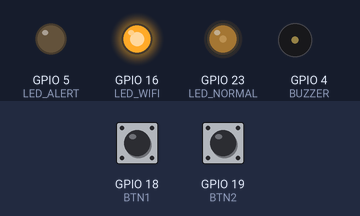
The sketch below on a simulated ESP32. On the bench: output pins drawn as LEDs (lit = HIGH), buzzer (waves = sounding, pin HIGH). Dashed ring = blinking. The test bench sets the inputs (shaded band); at power-on: GPIO 18 (BTN1) HIGH, GPIO 19 (BTN2) HIGH. WiFi joins after 1.5 s; servers stay silent unless stated; EEPROM starts erased; no MQTT or app messages arrive unless stated; what the sketch prints to the serial monitor is not drawn.

Above: at 2.7 s.
2.8 s: GPIO 18 (BTN1) pulled LOW for 0.15 s
At 4.0 s:
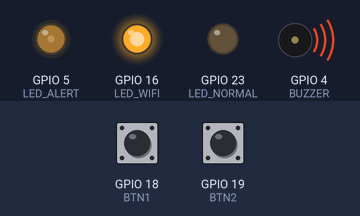
4.4 s: GPIO 19 (BTN2) pulled LOW for 0.15 s
At 5.3 s:
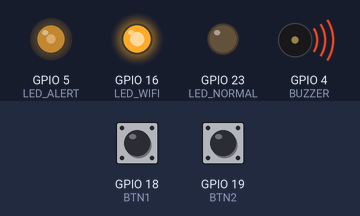
6.0 s: GPIO 18 (BTN1) pulled LOW for 1 s
At 6.07 s:
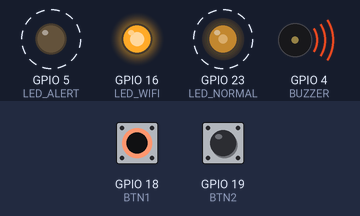
9.0 s: GPIO 19 (BTN2) pulled LOW for 1 s
12.0 s: GPIO 18 (BTN1) pulled LOW for 3.2 s
At 12.7 s:
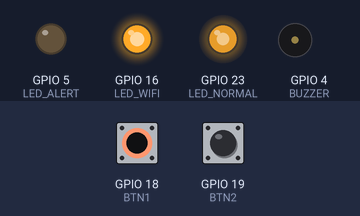
16.7 s: GPIO 18 (BTN1) pulled LOW for 0.15 s
At 17.1 s:
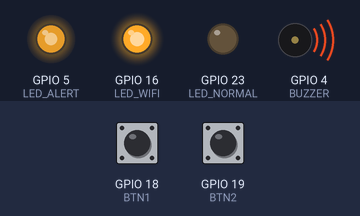
Timing chart, 0 to 19.3 s (numbered marks = the images above; inputs shaded):
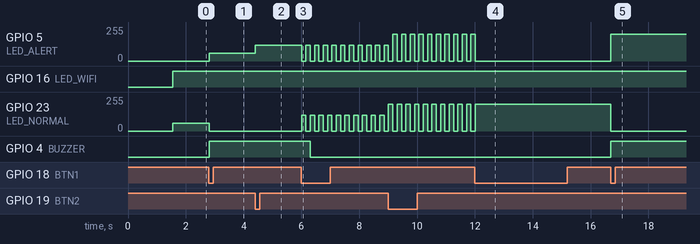

The sketch:

smart-alert.ino
```cpp
#include <WiFi.h>
#include <WiFiClientSecure.h>
#include <Preferences.h>
#include <ArduinoJson.h>
#include <PubSubClient.h>

// ===== WIFI =====
const char* ssid = "Munyenyo";
const char* password = "jangkrik";

// ===== MQTT =====
const char* mqtt_server =
  "2083e7657f56476fb8cd14cff9ad3653.s1.eu.hivemq.cloud";

const int mqtt_port = 8883;
const char* mqtt_user = "mqtt-perdi";
const char* mqtt_pass = "@Perdi123";

const char* topic_status = "esp32/alert/status";
const char* topic_control = "esp32/alert/control";

// ===== OBJECT =====
WiFiClientSecure espClient;
PubSubClient client(espClient);
Preferences prefs;

// ===== PIN =====
#define BTN1 18
#define BTN2 19

#define LED_NORMAL 23
#define LED_ALERT 5
#define LED_WIFI 16

#define BUZZER 4

unsigned long lastBtn1 = 0;
unsigned long lastBtn2 = 0;

const int debounceDelay = 250;

// ===== STATE =====
volatile bool btn1Pressed = false;
volatile bool btn2Pressed = false;

int mode = 0;
int level = 1;


String modeName[3] = {
  "NORMAL", "ALERT", "SEQUENCE"
};

// ===== ISR =====
void IRAM_ATTR isrBtn1() {
  btn1Pressed = true;
}
void IRAM_ATTR isrBtn2() {
  btn2Pressed = true;
}

// ===== WIFI =====
void connectWiFi() {
  Serial.print("Connecting WiFi");
  WiFi.begin(ssid, password);
  while (WiFi.status() != WL_CONNECTED) {
    Serial.print(".");
    delay(500);
  }
  Serial.println("\nConnected!");
  Serial.println(WiFi.localIP());
}

// ===== WIFI LED =====
void wifiIndicator() {

  static unsigned long last = 0;
  static bool state = false;

  if (WiFi.status() == WL_CONNECTED) {
    digitalWrite(LED_WIFI, HIGH);
    return;
  }

  if (millis() - last > 200) {
    last = millis();
    state = !state;
    digitalWrite(LED_WIFI, state);
  }
}

// ===== PREFERENCES =====
void loadPreferences() {
  prefs.begin("alertSys", true);
  mode = prefs.getInt("mode", 0);
  level = prefs.getInt("level", 1);
  prefs.end();

  if (mode > 2) mode = 0;
}

void savePreferences() {
  prefs.begin("alertSys", false);
  prefs.putInt("mode", mode);
  prefs.putInt("level", level);
  prefs.end();
}

// ===== BRIGHTNESS =====
int getBrightness() {
  switch (level) {
    case 1: return 60;
    case 2: return 120;
    case 3: return 200;
    case 4: return 255;
  }
  return 60;
}

// ===== JSON =====
void publishStatus() {

  if (!client.connected()) return;

  StaticJsonDocument<200> doc;
  doc["mode"] = modeName[mode];
  doc["level"] = level;
  doc["brightness"] = getBrightness();
  doc["ip"] = WiFi.localIP().toString();

  char buf[200];
  serializeJson(doc, buf);

  client.publish(topic_status, buf);
  Serial.println(buf);
}

// ===== CALLBACK =====
void callback(char* topic, byte* payload, unsigned int length) {

  String msg;
  for (int i = 0; i < length; i++)
    msg += (char)payload[i];

  StaticJsonDocument<200> doc;
  if (deserializeJson(doc, msg)) return;

  if (doc["mode"]) {
    String m = doc["mode"];
    if (m == "NORMAL") mode = 0;
    if (m == "ALERT") mode = 1;
    if (m == "SEQUENCE") mode = 2;
  }

  if (doc["level"]) {
    level = doc["level"];
    if (level < 1) level = 1;
    if (level > 4) level = 4;
  }

  savePreferences();
  publishStatus();
}

// ===== MQTT =====
void reconnectMQTT() {
  while (!client.connected()) {

    Serial.print("Connecting MQTT Hive...");
    if (client.connect(
          "ESP32Client",
          mqtt_user,
          mqtt_pass)) {
      client.subscribe(topic_control);
      Serial.println("Connected!");
      publishStatus();
    } else delay(2000);
  }
}

// ===== LED =====
void updateLED() {

  int bright = getBrightness();

  ledcWrite(LED_NORMAL,
            mode == 0 ? bright : 0);

  ledcWrite(LED_ALERT,
            mode == 1 ? bright : 0);
}

// ===== SEQUENCE =====
void sequenceLED() {

  int bright = getBrightness();

  ledcWrite(LED_NORMAL, bright);
  ledcWrite(LED_ALERT, 0);
  delay(150);

  ledcWrite(LED_NORMAL, 0);
  ledcWrite(LED_ALERT, bright);
  delay(150);
}

// ===== BUZZER =====
void updateBuzzer() {

  if (mode != 1) {
    digitalWrite(BUZZER, LOW);
    return;
  }

  digitalWrite(BUZZER, HIGH);
}

// ===== SETUP =====
void setup() {

  Serial.begin(115200);

  pinMode(LED_WIFI, OUTPUT);
  pinMode(BUZZER, OUTPUT);
  pinMode(BTN1, INPUT_PULLUP);
  pinMode(BTN2, INPUT_PULLUP);

  ledcAttach(LED_NORMAL, 5000, 8);
  ledcAttach(LED_ALERT, 5000, 8);

  attachInterrupt(BTN1, isrBtn1, FALLING);
  attachInterrupt(BTN2, isrBtn2, FALLING);

  loadPreferences();
  connectWiFi();

  espClient.setInsecure();
  client.setServer(mqtt_server, mqtt_port);
  client.setCallback(callback);
}

// ===== LOOP =====
void loop() {

  if (!client.connected())
    reconnectMQTT();

  client.loop();

  if (btn1Pressed) {

    if (millis() - lastBtn1 > debounceDelay) {

      mode++;
      if (mode > 2) mode = 0;

      savePreferences();
      publishStatus();

      lastBtn1 = millis();
    }

    btn1Pressed = false;
  }

  if (btn2Pressed) {

    if (millis() - lastBtn2 > debounceDelay) {

      level++;
      if (level > 4) level = 1;

      savePreferences();
      publishStatus();

      lastBtn2 = millis();
    }

    btn2Pressed = false;
  }

  if (mode == 2) sequenceLED();
  else updateLED();

  updateBuzzer();
  wifiIndicator();
}
```

Measured:
- after the input at 2.8 s, GPIO 5 (LED_ALERT): 0/255 → 60/255 at once; GPIO 23 (LED_NORMAL): 60/255 → 0/255 at once; GPIO 4 (BUZZER): LOW → HIGH at once
- after the input at 4.4 s, GPIO 5 (LED_ALERT): 60/255 → 120/255 at once
- after the input at 6.0 s, GPIO 5 (LED_ALERT), GPIO 23 (LED_NORMAL): alternates 120/255 for 0.15 s and 0/255 for 0.15 s, starting at once; GPIO 4 (BUZZER): HIGH → LOW after 0.30 s
- after the input at 12.0 s, GPIO 5 (LED_ALERT): goes on until 12.0 s, then stays 0/255; GPIO 23 (LED_NORMAL): goes on until 12.0 s, then stays 199/255
- after the input at 16.7 s, GPIO 5 (LED_ALERT): 0/255 → 199/255 at once; GPIO 23 (LED_NORMAL): 199/255 → 0/255 at once; GPIO 4 (BUZZER): LOW → HIGH at once
